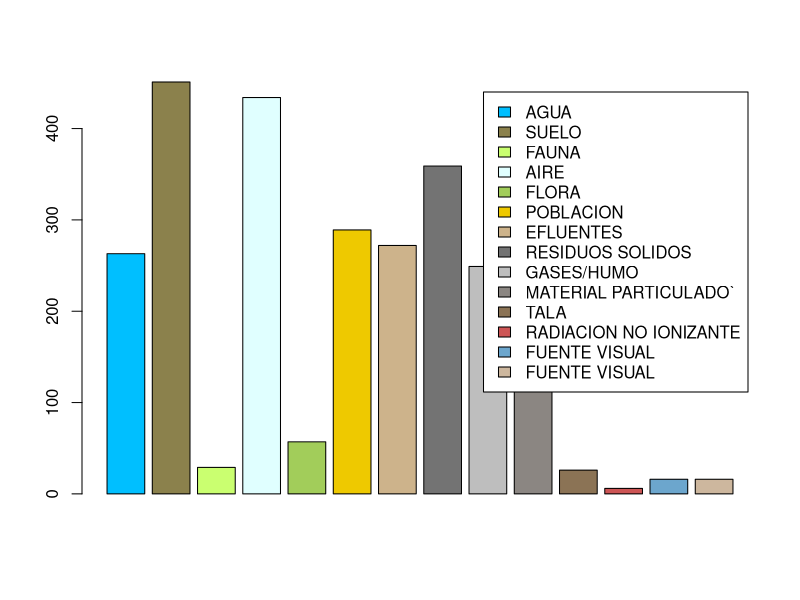
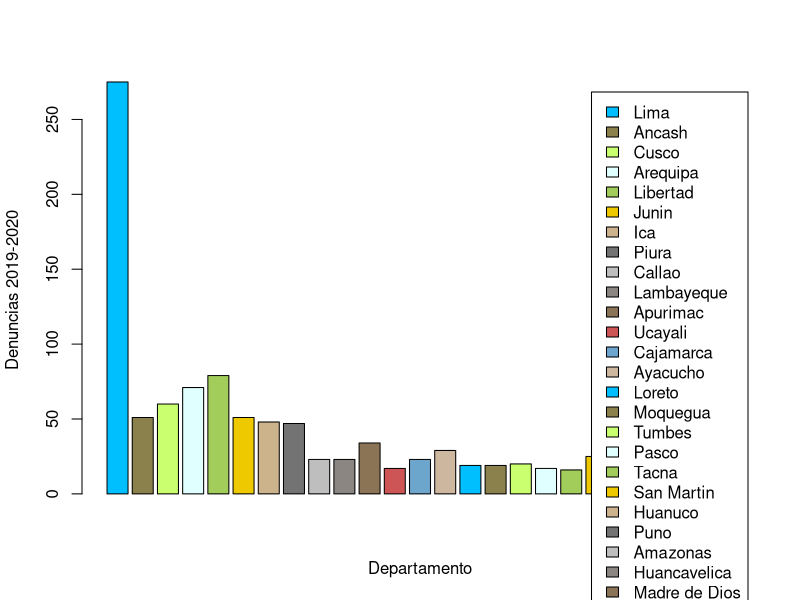
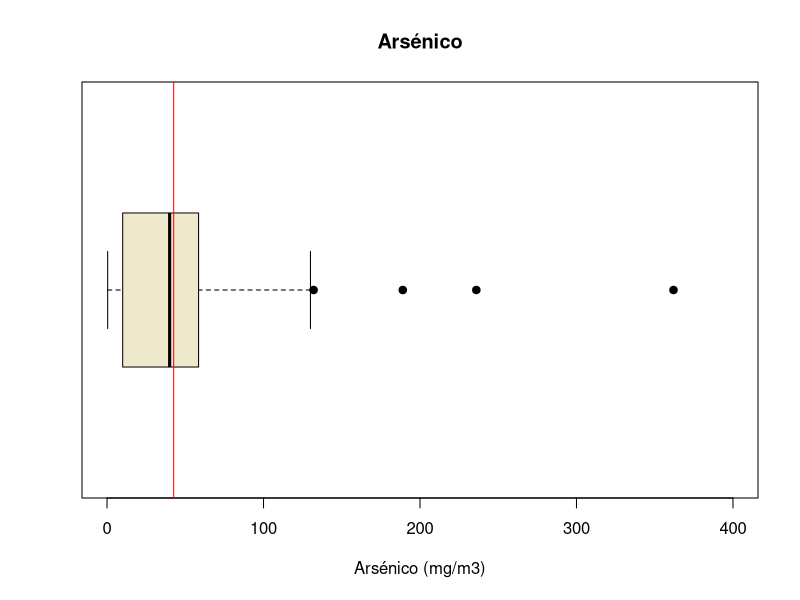
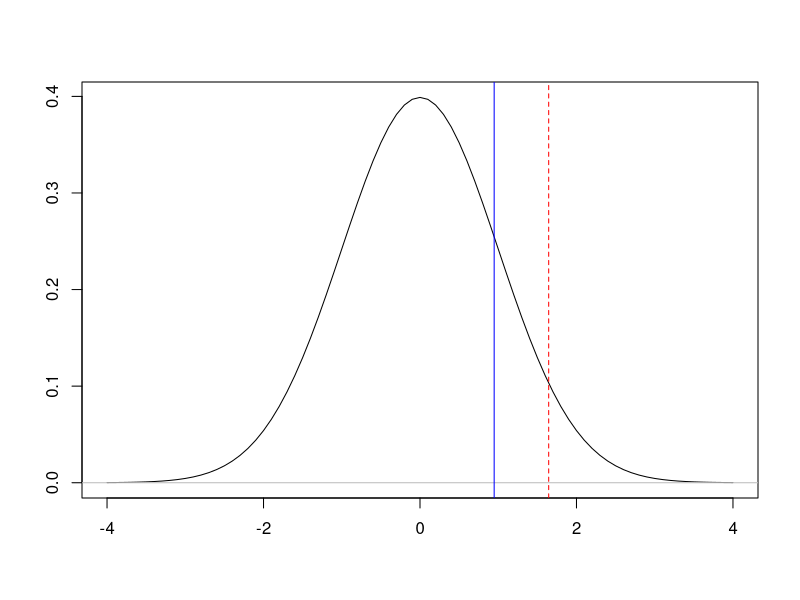
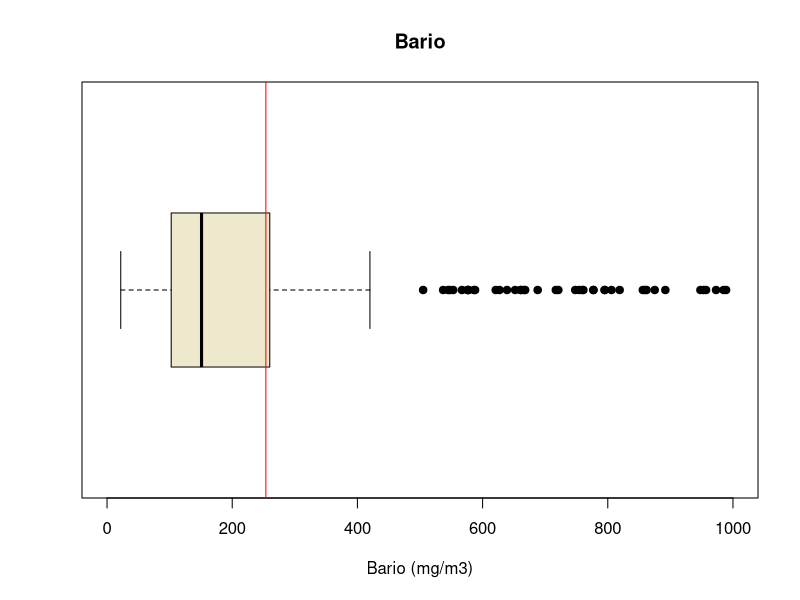
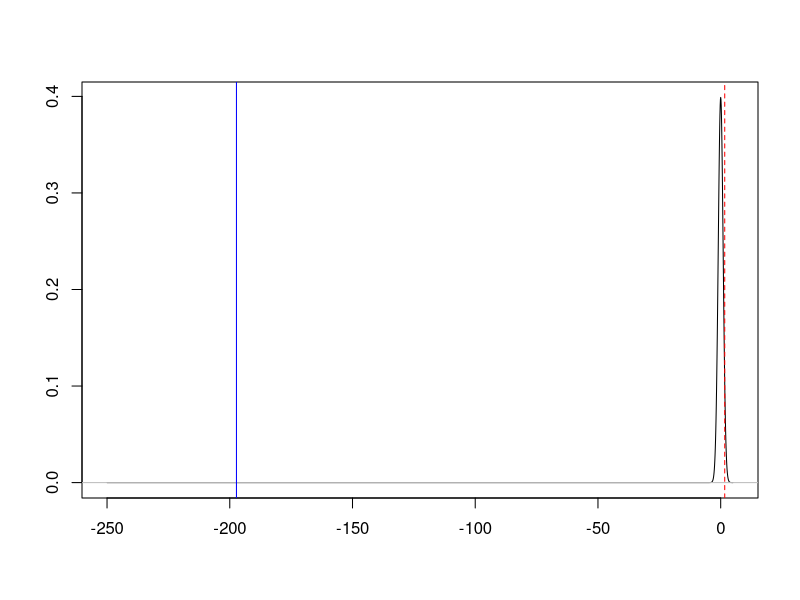
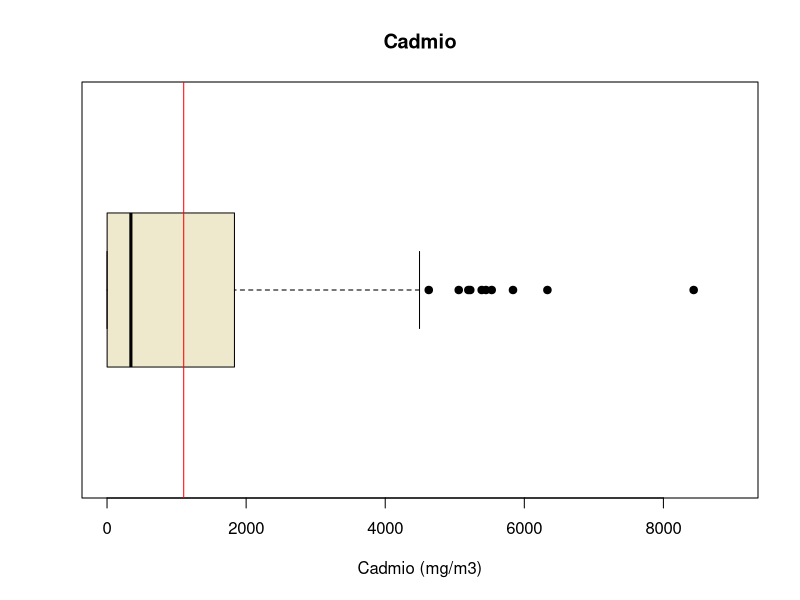
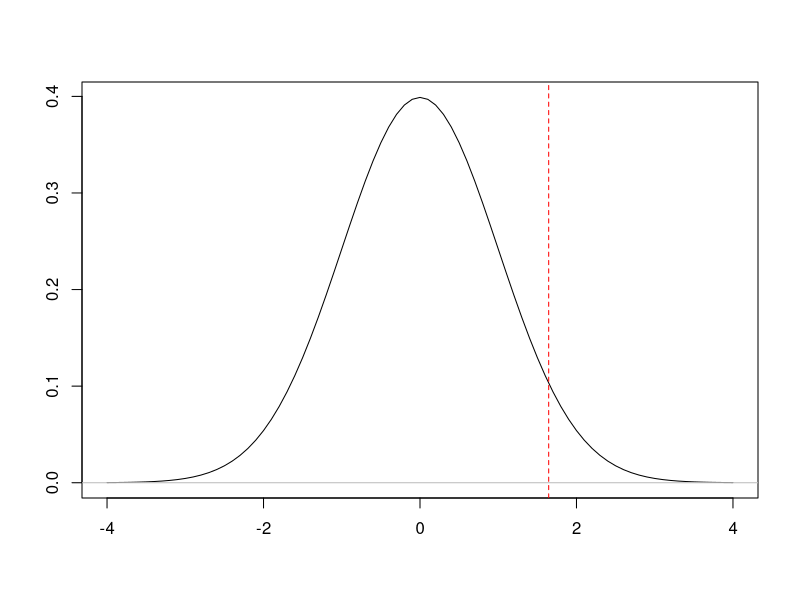

Here is the R script that generated these plots, in order:
## ---- chunk 1
rm(list=ls()) 
## ---- chunk 2
library(readr)
library(dplyr)
## ---- chunk 3
DD1920 <- read_csv("Denuncias1920.csv",col_types=cols(Suelo = col_number()))
DD18 <- read_csv("Denuncias-18.csv")
CAS <- read_csv("CAS.csv", col_types = cols(Aluminio = col_number(), 
    Antimonio = col_number(), `Arsénico` = col_number(), 
    Bario = col_number(), Berilio = col_number(), 
    Bismuto = col_number(), Boro = col_number(), 
    Cadmio = col_number(), Calcio = col_number(), 
    Cerio = col_number(), `Cianuro libre` = col_number(), 
    Cobalto = col_number(), Cobre = col_number(), 
    Cromo = col_number(), `Estaño` = col_number(), 
    Estroncio = col_number(), Fósforo = col_number(), 
    Hierro = col_number(), Litio = col_number(), 
    Magnesio = col_number(), Manganeso = col_number(), 
    Mercurio = col_number(), Molibdeno = col_number(), 
    `Níquel` = col_number(), Plata = col_number(), 
    Plomo = col_number(), Potasio = col_number(), 
    Selenio = col_number(),Sodio = col_number(), Talio = col_number(), 
    Titanio = col_number(), Torio = col_number(), Uranio = col_number(), Zinc = col_number()))

## ---- chunk 4
CAA <- read_csv("CAA.csv", col_types = cols(Aluminio = col_number(), 
    `Aluminio disuelto` = col_number(), Amoniaco = col_number(), 
    Antimonio = col_number(), `Antimonio disuelto` = col_number(), 
    `Arsénico` = col_number(), `Arsénico disuelto` = col_number(), 
    Bario = col_number(), `Bario disuelto` = col_number(), 
    Berilio = col_number(), `Berilio disuelto` = col_number(), 
    Bicarbonatos = col_number(), Bismuto = col_number(), 
    `Bismuto disuelto` = col_number(), Boro = col_number(), 
    `Boro disuelto` = col_number(), Cadmio = col_number(), 
    `Cadmio disuelto` = col_number(), Calcio = col_number(), 
    `Calcio disuelto` = col_number(), Carbonatos = col_number(), 
    Caudal = col_number(), `Cianuro libre` = col_number(), 
    `Cianuro Wad` = col_number(), Cloruros = col_number(), 
    Cobalto = col_number(), `Cobalto disuelto` = col_number(), 
    Cobre = col_number(), `Cobre disuelto` = col_number(), 
    Cromo = col_number()))
## ---- chunk 5

Obs2 <- c("Observaciones","Observaciones incompletas","Datos faltantes", "Variables Totales")
N2 <- c(nrow(CAS),sum(!complete.cases(CAS)),sum(is.na(CAS)), ncol(CAS))
OB2 <- data.frame(Obs2,N2)
OB2
## ---- chunk 6
Variables <- c("Departamento", "Provincia" ,"Distrito", "Actividad económica","Tipo de contaminacion","Estado de la demanda")

`Tipo_de_Variable` <- c("Nominal","Nominal","Nominal","Nominal","Nominal", "Nominal")
Restricciones <- c("En el Peru","En el Peru", "En el Peru", "Legales","Agua, SUelo, Aire, Fauna" ,"Abierta o Cerrada")

ED <- data.frame(Variables,`Tipo_de_Variable`, Restricciones)
ED
## ---- chunk 7
Variables2 <- c("ESTE","NORTE","Aluminio","Antionio","Arsénico",	"Bario","Berilio","Bismuto","Boro","Cadmio","Calcio","Cerio","Cianuro libre","Cobalto","Cobre","Cromo","Cromo Hexavelante","Estaño", "Estroncio","Fósforo","Hierro","Litio","Magnecio","Manganeso","Mercurio","Molibdeno","Níquel","Plata","Plomo","Potasio","Selenio","Sodio","Talio","Torio")

`Tipo_de_Variable2` <- c("Discretas","Discretas","Discretas","Discretas","Discretas","Discretas","Discretas","Discretas","Discretas","Discretas","Discretas","Discretas","Discretas","Discretas","Discretas","Discretas","Discretas","Discretas","Discretas","Discretas","Discretas","Discretas","Discretas","Discretas","Discretas","Discretas","Discretas","Discretas","Discretas","Discretas","Discretas","Discretas","Discretas","Discretas")

Restricciones2  <- c("Coordenadas","Coordenadas", " 40973-5726 (ppm)","21.9-989 (ppm)", "<0.0017-9.698(ppm)","<0.4-94(ppm)","21.9-989(ppm)","<0.001-1.85(ppm)","<0.0008-2.63(ppm)","<0.18-91.2(ppm)","<0.0007-6.256(ppm)","-9748(ppm)","8.446-9496(ppm)","<0.3(ppm)","0.481-999(ppm)","1.5-98(ppm)","1.4-99(ppm","-0.4(ppm)","<0.1-1.9(ppm)","3.03-991","60-2946(ppm)","8250-100138(ppm)","0.338-992(ppm)","229-14458(ppm)","65.6-5629(ppm)","<0.03-0.33(ppm)","<0.003-7.3(ppm)","0.679-995(ppm)","<0.006-1.29(ppm)","3.79-997(ppm)","271-7913(ppm)","<0.004-3.78(ppm)","<1-992","<0.0002-2.168(ppm)")


ED2 <- data.frame(Variables2,`Tipo_de_Variable2`, Restricciones2)
ED2
## ---- chunk 8
tipo <- c("AGUA","SUELO","FAUNA","AIRE","FLORA","POBLACION","EFLUENTES","RESIDUOS SOLIDOS","GASES/HUMO","MATERIAL PARTICULADO`","TALA","RADIACION NO IONIZANTE","FUENTE VISUAL","FUENTE VISUAL")

cantidad <- c(sum(DD1920$AGUA),
sum(DD1920$SUELO),sum(DD1920$FAUNA),sum(DD1920$AIRE),
sum(DD1920$FLORA),sum(DD1920$POBLACION),sum(DD1920$EFLUENTES),sum(DD1920$`RESIDUOS SOLIDOS`),sum(DD1920$`GASES/HUMO`),sum(DD1920$`MATERIAL PARTICULADO`),sum(DD1920$TALA),sum(DD1920$`RADIACION NO IONIZANTE`),sum(DD1920$`FUENTE VISUAL`),sum(DD1920$`FUENTE VISUAL`))

colores <- c("deepskyblue1","lightgoldenrod4","darkolivegreen1", "lightcyan","darkolivegreen3","gold2","navajowhite3","gray45","gray","seashell4","burlywood4", "indianred3", "skyblue3", "bisque3")

DDA<-data.frame(tipo, cantidad)
barplot(DDA[1:14,2],legend=c("AGUA","SUELO","FAUNA","AIRE","FLORA","POBLACION","EFLUENTES","RESIDUOS SOLIDOS","GASES/HUMO","MATERIAL PARTICULADO`","TALA","RADIACION NO IONIZANTE","FUENTE VISUAL","FUENTE VISUAL"), col =colores)

## ---- chunk 9
#denuncias 2019-2020

DEP1920 <- c("Lima","Ancash","Cusco", "Arequipa","Libertad", "Junin","Ica","Piura","Callao","Lambayeque","Apurimac","Ucayali","Cajamarca","Ayacucho","Loreto" ,"Moquegua","Tumbes","Pasco","Tacna","San Martin","Huanuco","Puno","Amazonas","Huancavelica","Madre de Dios")

CAN1920 <- c(sum(DD1920$DEPARTAMENTO == "LIMA"),sum(DD1920$DEPARTAMENTO == "ANCASH"),sum(DD1920$DEPARTAMENTO == "CUSCO"),sum(DD1920$DEPARTAMENTO == "AREQUIPA"),sum(DD1920$DEPARTAMENTO == "LA LIBERTAD"),sum(DD1920$DEPARTAMENTO == "JUNIN"),sum(DD1920$DEPARTAMENTO == "ICA"),sum(DD1920$DEPARTAMENTO == "PIURA"),sum(DD1920$DEPARTAMENTO == "CALLAO"),sum(DD1920$DEPARTAMENTO == "LAMBAYEQUE"),sum(DD1920$DEPARTAMENTO == "APURIMAC"),sum(DD1920$DEPARTAMENTO == "UCAYALI"),sum(DD1920$DEPARTAMENTO == "CAJAMARCA"),sum(DD1920$DEPARTAMENTO == "AYACUCHO"),sum(DD1920$DEPARTAMENTO == "LORETO"),sum(DD1920$DEPARTAMENTO == "MOQUEGUA"),sum(DD1920$DEPARTAMENTO == "TUMBES"),sum(DD1920$DEPARTAMENTO == "PASCO"),sum(DD1920$DEPARTAMENTO == "TACNA"),sum(DD1920$DEPARTAMENTO == "SAN MARTIN"),sum(DD1920$DEPARTAMENTO == "HUANUCO"),sum(DD1920$DEPARTAMENTO == "PUNO"),sum(DD1920$DEPARTAMENTO == "AMAZONAS"),sum(DD1920$DEPARTAMENTO == "HUANCAVELICA"),sum(DD1920$DEPARTAMENTO == "MADRE DE DIOS"))

Tabla1920 <- data.frame(DEP1920,CAN1920)

barplot(Tabla1920[1:25,2],legend=c("Lima","Ancash","Cusco", "Arequipa","Libertad", "Junin","Ica","Piura","Callao","Lambayeque","Apurimac","Ucayali","Cajamarca","Ayacucho","Loreto" ,"Moquegua","Tumbes","Pasco","Tacna","San Martin","Huanuco","Puno","Amazonas","Huancavelica","Madre de Dios"),col = colores, xlab="Departamento",ylab="Denuncias 2019-2020")

## ---- chunk 10
boxplot(CAS$Arsénico, horizontal = TRUE, main = "Arsénico", col="cornsilk2", xlab= "Arsénico (mg/m3)",pch= 19, ylim=c(0,400) )
abline(v = mean(CAS$Arsénico, na.rm = TRUE, ), col = "red")
Media <- mean(CAS$Arsénico, na.rm=TRUE, col="red")
Mediana <-median(CAS$Arsénico, na.rm=TRUE)
No_contaminado <- sum(CAS$Arsénico > 0.001 & CAS$Arsénico < 250,na.rm=TRUE)
Elemento <- c("Arsénico")
Tab <- data.frame(Elemento,No_contaminado,Media,Mediana)
Tab
## ---- chunk 11


u = 40
n=227
z <- qnorm(0.95)
Media_Muestral <- mean(CAS$Arsénico, na.rm=TRUE)
Desviacion_Estandar_Muestral <- sd(CAS$Arsénico, na.rm=TRUE)
Zcritico <- (Media_Muestral-u)/(Desviacion_Estandar_Muestral/sqrt(n))

Xs <- seq(-4, 4, by = 0.1)
plot(Xs, dnorm(Xs), type = "l", col="black", xlab = "", ylab = "")
abline(v = z, lty = 2, col = "red")
abline(h = 0, col = "gray")
abline(v = Zcritico,lty = 1 , col = "blue")


## ---- chunk 12
boxplot(CAS$Bario, horizontal = TRUE, main = "Bario", col="cornsilk2", xlab= "Bario (mg/m3)",pch= 19, ylim=c(0,1000) )
abline(v = mean(CAS$Bario, na.rm = TRUE, ), col = "red")
Media <- mean(CAS$Bario, na.rm=TRUE, col="red")
Mediana <-median(CAS$Bario, na.rm=TRUE)
No_contaminado <- sum(CAS$Bario > 0 & CAS$Bario < 750,na.rm=TRUE)
Elemento <- c("Bario")
Tab <- data.frame(Elemento,No_contaminado,Media,Mediana)
Tab

## ---- chunk 13
u = 3500
n=227
z <- qnorm(0.95)
Media_Muestral <- mean(CAS$Bario, na.rm=TRUE)
Desviacion_Estandar_Muestral <- sd(CAS$Bario, na.rm=TRUE)
Zcritico <- (Media_Muestral-u)/(Desviacion_Estandar_Muestral/sqrt(n))

Xs <- seq(-250, 5, by = 0.1)
plot(Xs, dnorm(Xs), type = "l", col="black", xlab = "", ylab = "")
abline(v = z, lty = 2, col = "red")
abline(h = 0, col = "gray")
abline(v = Zcritico,lty = 1 , col = "blue")

## ---- chunk 14
boxplot(CAS$Cadmio, horizontal = TRUE, main = "Cadmio", col="cornsilk2", xlab= "Cadmio (mg/m3)",pch= 19, ylim=c(0,9000) )
abline(v = mean(CAS$Cadmio, na.rm = TRUE, ), col = "red")
Media <- mean(CAS$Cadmio, na.rm=TRUE, col="red")
Mediana <-median(CAS$Cadmio, na.rm=TRUE)
No_contaminado <- sum(CAS$Cadmio > 0 & CAS$Cadmio < 22,na.rm=TRUE)
Elemento <- c("Cadmio")
Tab <- data.frame(Elemento,No_contaminado,Media,Mediana)
Tab
## ---- chunk 15
u = 3
n=227
z <- qnorm(0.95)
Media_Muestral <- mean(CAS$Cadmio, na.rm=TRUE)
Desviacion_Estandar_Muestral <- sd(CAS$Cadmio, na.rm=TRUE)
Zcritico <- (Media_Muestral-u)/(Desviacion_Estandar_Muestral/sqrt(n))

Xs <- seq(-4, 4, by = 0.1)
plot(Xs, dnorm(Xs), type = "l", col="black", xlab = "", ylab = "")
abline(v = z, lty = 2, col = "red")
abline(h = 0, col = "gray")
abline(v = Zcritico,lty = 1 , col = "blue")



## ---- chunk 16
boxplot(CAS$`Cianuro libre`, horizontal = TRUE, main = "Cianuro Libre", col="cornsilk2", xlab= "Cianuro Libre (mg/m3)",pch= 19, ylim=c(0,5) )
abline(v = mean(CAS$`Cianuro libre`, na.rm = TRUE, ), col = "red")
Media <- mean(CAS$`Cianuro libre`, na.rm=TRUE, col="red")
Mediana <-median(CAS$`Cianuro libre`, na.rm=TRUE)
No_contaminado <- sum(CAS$`Cianuro libre` > 0 & CAS$`Cianuro libre` <8 ,na.rm=TRUE)
Elemento <- c("Cianuro libre")
Tab <- data.frame(Elemento,No_contaminado,Media,Mediana)
Tab

## ---- chunk 17
boxplot(CAS$Cromo, horizontal = TRUE, main = "Cromo", col="cornsilk2", xlab= "Cromo (mg/m3)",pch= 19, ylim=c(0,100) )
abline(v = mean(CAS$Cromo, na.rm = TRUE, ), col = "red")
Media <- mean(CAS$Cromo, na.rm=TRUE, col="red")
Mediana <-median(CAS$Cromo, na.rm=TRUE)
No_contaminado <- sum(CAS$Cromo > 1 & CAS$Cromo < 1500,na.rm=TRUE)
Elemento <- c("Cromo")
Tab <- data.frame(Elemento,No_contaminado,Media,Mediana)
Tab
## ---- chunk 18
u = 100
n=227
z <- qnorm(0.95)
Media_Muestral <- mean(CAS$Cromo, na.rm=TRUE)
Desviacion_Estandar_Muestral <- sd(CAS$Cromo, na.rm=TRUE)
Zcritico <- (Media_Muestral-u)/(Desviacion_Estandar_Muestral/sqrt(n))

Xs <- seq(-50, 50, by = 0.1)
plot(Xs, dnorm(Xs), type = "l", col="black", xlab = "", ylab = "")
abline(v = z, lty = 2, col = "red")
abline(h = 0, col = "gray")
abline(v = Zcritico,lty = 1 , col = "blue")



## ---- chunk 19
boxplot(CAS$Mercurio, horizontal = TRUE, main = "Mercurio", col="cornsilk2", xlab= "Mercurio (mg/m3)",pch= 19, ylim=c(0,7) )
abline(v = mean(CAS$Mercurio, na.rm = TRUE, ), col = "red")
Media <- mean(CAS$Mercurio, na.rm=TRUE, col="red")
Mediana <-median(CAS$Mercurio, na.rm=TRUE)
No_contaminado <- sum(CAS$Mercurio > 0 & CAS$Mercurio < 24,na.rm=TRUE)
Elemento <- c("Mercurio")
Tab <- data.frame(Elemento,No_contaminado,Media,Mediana)
Tab
## ---- chunk 20
u = 6.6
n=227
z <- qnorm(0.95)
Media_Muestral <- mean(CAS$Mercurio, na.rm=TRUE)
Desviacion_Estandar_Muestral <- sd(CAS$Mercurio, na.rm=TRUE)
Zcritico <- (Media_Muestral-u)/(Desviacion_Estandar_Muestral/sqrt(n))


Xs <- seq(-50, 10, by = 0.1)
plot(Xs, dnorm(Xs), type = "l", col="black", xlab = "", ylab = "")
abline(v = z, lty = 2, col = "red")
abline(h = 0, col = "gray")
abline(v = Zcritico,lty = 1 , col = "blue")



## ---- chunk 21
boxplot(CAS$Plomo, horizontal = TRUE, main = "Plomo", col="cornsilk2", xlab= "Plomo (mg/m3)",pch= 19, ylim=c(0,1000) )
abline(v = mean(CAS$Plomo, na.rm = TRUE, ), col = "red")
Media <- mean(CAS$Plomo, na.rm=TRUE, col="red")
Mediana <-median(CAS$Plomo, na.rm=TRUE)
No_contaminado <- sum(CAS$Plomo > 1 & CAS$Plomo < 1500,na.rm=TRUE)
Elemento <- c("Plomo")
Tab <- data.frame(Elemento,No_contaminado,Media,Mediana)
Tab
## ---- chunk 22
u = 140
n=227
z <- qnorm(0.95)
Media_Muestral <- mean(CAS$Plomo, na.rm=TRUE)
Desviacion_Estandar_Muestral <- sd(CAS$Plomo, na.rm=TRUE)
Zcritico <- (Media_Muestral-u)/(Desviacion_Estandar_Muestral/sqrt(n))

Xs <- seq(-4, 4, by = 0.1)
plot(Xs, dnorm(Xs), type = "l", col="black", xlab = "", ylab = "")
abline(v = z, lty = 2, col = "red")
abline(h = 0, col = "gray")
abline(v = Zcritico,lty = 1 , col = "blue")



## ---- chunk 23
boxplot(CAS$Zinc, horizontal = TRUE, main = "Zinc", col="cornsilk2", xlab= "Zinc (mg/m3)",pch= 19, ylim=c(0,1000) )
abline(v = mean(CAS$Zinc, na.rm = TRUE, ), col = "red")
Media <- mean(CAS$Zinc, na.rm=TRUE, col="red")
Mediana <-median(CAS$Zinc, na.rm=TRUE)
No_contaminado <- sum(CAS$Zinc > 1 & CAS$Zinc < 1500,na.rm=TRUE)
Elemento <- c("Níquel")
Tab <- data.frame(Elemento,No_contaminado,Media,Mediana)
Tab
## ---- chunk 24
u = 300
n=227
z <- qnorm(0.95)
Media_Muestral <- mean(CAS$Zinc, na.rm=TRUE)
Desviacion_Estandar_Muestral <- sd(CAS$Zinc, na.rm=TRUE)
Zcritico <- (Media_Muestral-u)/(Desviacion_Estandar_Muestral/sqrt(n))

Xs <- seq(-4, 4, by = 0.1)
plot(Xs, dnorm(Xs), type = "l", col="black", xlab = "", ylab = "")
abline(v = z, lty = 2, col = "red")
abline(h = 0, col = "gray")
abline(v = Zcritico,lty = 1 , col = "blue")


## ---- chunk 25
boxplot(CAS$Cobre, horizontal = TRUE, main = "Cobre", col="cornsilk2", xlab= "Cobre (mg/m3)",pch= 19, ylim=c(0,200) )
abline(v = mean(CAS$Cobre, na.rm = TRUE, ), col = "red")
Media <- mean(CAS$Cobre, na.rm=TRUE, col="red")
Mediana <-median(CAS$Cobre, na.rm=TRUE)
No_contaminado <- sum(CAS$Cobre > 1 & CAS$Cobre < 250,na.rm=TRUE)
Elemento <- c("Cobre")
Tab <- data.frame(Elemento,No_contaminado,Media,Mediana)
Tab
## ---- chunk 26
u = 91
n=227
z <- qnorm(0.95)
Media_Muestral <- mean(CAS$Cobre, na.rm=TRUE)
Desviacion_Estandar_Muestral <- sd(CAS$Cobre, na.rm=TRUE)
Zcritico <- (Media_Muestral-u)/(Desviacion_Estandar_Muestral/sqrt(n))

Xs <- seq(-35, 10, by = 0.2)
plot(Xs, dnorm(Xs), type = "l", col="black", xlab = "", ylab = "")
abline(v = z, lty = 2, col = "red")
abline(h = 0, col = "gray")
abline(v = Zcritico,lty = 1 , col = "blue")

## ---- chunk 27
boxplot(CAS$Cromo, horizontal = TRUE, main = "Cromo", col="cornsilk2", xlab= "Cromo (mg/m3)",pch= 19, ylim=c(0,200) )
abline(v = mean(CAS$Cromo, na.rm = TRUE, ), col = "red")
Media <- mean(CAS$Cromo, na.rm=TRUE, col="red")
Mediana <-median(CAS$Cromo, na.rm=TRUE)
No_contaminado <- sum(CAS$Cromo > 1 & CAS$Cromo < 250,na.rm=TRUE)
Elemento <- c("Cromo")
Tab <- data.frame(Elemento,No_contaminado,Media,Mediana)
Tab
## ---- chunk 28
u = 64
n=227
z <- qnorm(0.95)
Media_Muestral <- mean(CAS$Cromo, na.rm=TRUE)
Desviacion_Estandar_Muestral <- sd(CAS$Cromo, na.rm=TRUE)
Zcritico <- (Media_Muestral-u)/(Desviacion_Estandar_Muestral/sqrt(n))

Xs <- seq(-35, 10, by = 0.2)
plot(Xs, dnorm(Xs), type = "l", col="black", xlab = "", ylab = "")
abline(v = z, lty = 2, col = "red")
abline(h = 0, col = "gray")
abline(v = Zcritico,lty = 1 , col = "blue")

## ---- chunk 29
boxplot(CAS$Aluminio, horizontal = TRUE, main = "Aluminio", col="cornsilk2", xlab= "Aluminio (mg/m3)",pch= 19, ylim=c(0,45000) )
abline(v = mean(CAS$Aluminio, na.rm = TRUE, ), col = "red")
Media <- mean(CAS$Aluminio, na.rm=TRUE, col="red")
Mediana <-median(CAS$Aluminio, na.rm=TRUE)
Tab <- data.frame(Media,Mediana)
Tab
## ---- chunk 30
boxplot(CAS$Antimonio, horizontal = TRUE, main = "Antimonio", col="cornsilk2", xlab= "Antimonio (mg/m3)",pch= 19, ylim=c(0,9500) )
abline(v = mean(CAS$Antimonio, na.rm = TRUE, ), col = "red")
Media <- mean(CAS$Antimonio, na.rm=TRUE, col="red")
Mediana <-median(CAS$Antimonio, na.rm=TRUE)
Tab <- data.frame(Media,Mediana)
Tab
## ---- chunk 31
l1<- lm(CAS$Mercurio~CAS$Plomo)
cor(CAS$Mercurio,CAS$Plomo)
plot(CAS$Plomo,CAS$Mercurio,pch=20, col=rgb(0,0,0,0.3),xlim=c(0,1300))
abline(l1, col="red")
## ---- chunk 32
l1 <- lm(CAS$Mercurio~CAS$Bario)
cor(CAS$Mercurio,CAS$Bario)
plot(CAS$Bario,CAS$Mercurio,pch=20, col=rgb(0,0,0,0.3),xlim=c(0,1300))
abline(l1, col="red")
## ---- chunk 33
l1 <- lm(CAS$Mercurio~CAS$Cadmio)
plot(CAS$Cadmio,CAS$Mercurio,pch=20, col=rgb(0,0,0,0.3),xlim=c(0,10300))
abline(l1, col="red")
cor(CAS$Mercurio,CAS$Cadmio, use="complete.obs")
## ---- chunk 34
l1 <- lm(CAS$Mercurio~CAS$Cobalto)
plot(CAS$Cobalto,CAS$Mercurio,pch=20, col=rgb(0,0,0,0.3),xlim=c(0,1300))
abline(l1, col="red")
cor(CAS$Mercurio,CAS$Cobalto,use="complete.obs")
## ---- chunk 35
l1 <- lm(CAS$Plomo~CAS$Bario)
plot(CAS$Bario,CAS$Plomo,pch=20, col=rgb(0,0,0,0.3),xlim=c(0,1000))
abline(l1, col="red")
cor(CAS$Plomo,CAS$Bario,use="complete.obs")
## ---- chunk 36
l1 <- lm(CAS$Cobalto~CAS$Bario)
plot(CAS$Bario,CAS$Cobalto,pch=20, col=rgb(0,0,0,0.3),xlim=c(0,1000))
abline(l1, col="red")
cor(CAS$Bario,CAS$Cobalto,use="complete.obs")
## ---- chunk 37
l1 <- lm(CAS$Cadmio~CAS$Plomo)
plot(CAS$Plomo,CAS$Cadmio,pch=20, col=rgb(0,0,0,0.3),xlim=c(0,1300))
abline(l1, col="red")
cor(CAS$Plomo,CAS$Cadmio,use="complete.obs")
